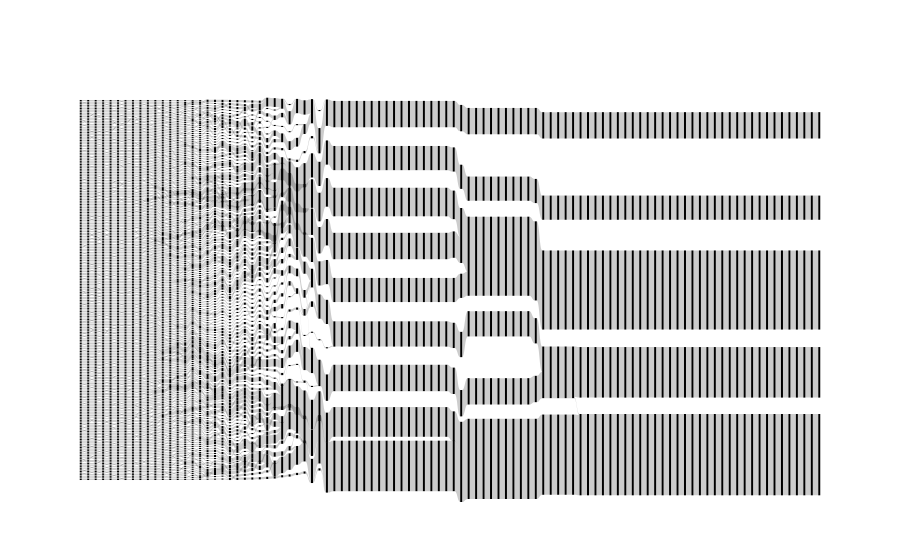

The code cell stored with this chart in its notebook:
### Code cell
# plot Sankey
sankey = Sankey()
sankey.load_sankey_data(f"Results/sankey_f.pkl")
fig = sankey.plot_sankey(pad=0.5,thickness=2)
fig.write_image(f"Figures/sankey_f.svg")

### Figure 1 — Plotly figure (JSON) as saved in the notebook; plotly's stock layout.template omitted (floating-point values rounded to 4 significant figures; data arrays with more than 128 entries replaced by an {"elided": "..."} marker saying what was removed)
{"data": [{"link": {"source": {"elided": "5514 int values"}, "target": {"elided": "5514 int values"}, "value": {"elided": "5514 int values"}}, "node": {"line": {"color": "black", "width": 0}, "pad": 0.5, "thickness": 2, "x": {"elided": "5461 float values"}, "y": {"elided": "5461 float values"}}, "type": "sankey"}], "layout": {"autosize": true}}
